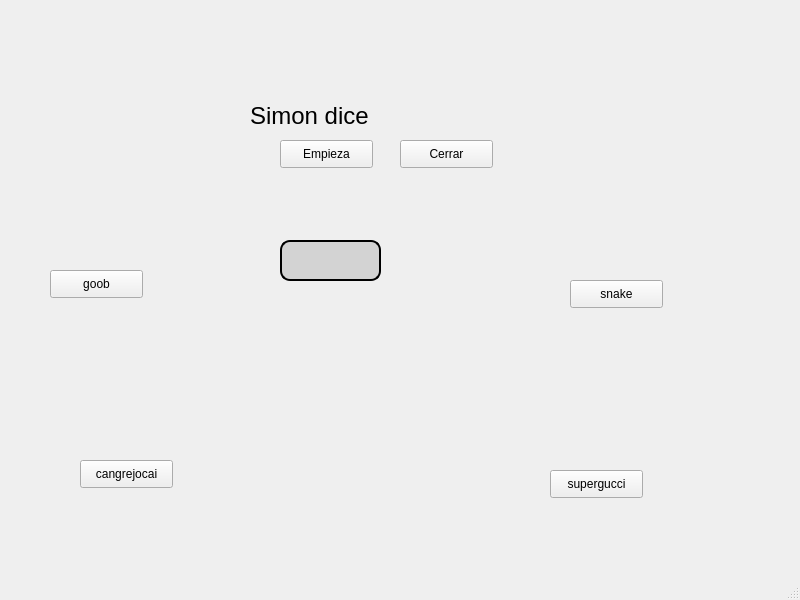
<?xml version="1.0" encoding="UTF-8"?>
<ui version="4.0">
 <class>MainWindow</class>
 <widget class="QMainWindow" name="MainWindow">
  <property name="geometry">
   <rect>
    <x>0</x>
    <y>0</y>
    <width>800</width>
    <height>600</height>
   </rect>
  </property>
  <property name="windowTitle">
   <string>MainWindow</string>
  </property>
  <widget class="QWidget" name="centralwidget">
   <widget class="QLabel" name="logoUat">
    <property name="geometry">
     <rect>
      <x>510</x>
      <y>20</y>
      <width>251</width>
      <height>131</height>
     </rect>
    </property>
    <property name="styleSheet">
     <string notr="true">image: url(:/WEBOTE/editorialtelevisa.brightspotcdn.jpg);</string>
    </property>
    <property name="text">
     <string/>
    </property>
    <property name="pixmap">
     <pixmap resource="sisas.qrc">:/sisas/Siglas-UAT.png</pixmap>
    </property>
    <property name="scaledContents">
     <bool>true</bool>
    </property>
   </widget>
   <widget class="QLabel" name="snakelabel">
    <property name="geometry">
     <rect>
      <x>530</x>
      <y>160</y>
      <width>151</width>
      <height>111</height>
     </rect>
    </property>
    <property name="styleSheet">
     <string notr="true">image: url(:/WEBOTE/Captura de pantalla 2025-02-11 152956.png);</string>
    </property>
    <property name="text">
     <string/>
    </property>
    <property name="pixmap">
     <pixmap resource="sisas.qrc">:/sisas/Snake.jpg</pixmap>
    </property>
    <property name="scaledContents">
     <bool>true</bool>
    </property>
   </widget>
   <widget class="QLabel" name="fiuatlabel">
    <property name="geometry">
     <rect>
      <x>30</x>
      <y>10</y>
      <width>191</width>
      <height>81</height>
     </rect>
    </property>
    <property name="text">
     <string/>
    </property>
    <property name="pixmap">
     <pixmap>fiuat-2024.png</pixmap>
    </property>
    <property name="scaledContents">
     <bool>true</bool>
    </property>
   </widget>
   <widget class="QLabel" name="cangrejocailabel">
    <property name="geometry">
     <rect>
      <x>70</x>
      <y>350</y>
      <width>111</width>
      <height>101</height>
     </rect>
    </property>
    <property name="text">
     <string/>
    </property>
    <property name="pixmap">
     <pixmap resource="sisas.qrc">:/sisas/cangrejocai.jpg</pixmap>
    </property>
    <property name="scaledContents">
     <bool>true</bool>
    </property>
   </widget>
   <widget class="QLabel" name="gooblabel">
    <property name="geometry">
     <rect>
      <x>40</x>
      <y>150</y>
      <width>111</width>
      <height>111</height>
     </rect>
    </property>
    <property name="text">
     <string/>
    </property>
    <property name="pixmap">
     <pixmap resource="sisas.qrc">:/sisas/goob.jpg</pixmap>
    </property>
    <property name="scaledContents">
     <bool>true</bool>
    </property>
   </widget>
   <widget class="QLabel" name="superguccilabel">
    <property name="geometry">
     <rect>
      <x>540</x>
      <y>350</y>
      <width>111</width>
      <height>111</height>
     </rect>
    </property>
    <property name="text">
     <string/>
    </property>
    <property name="pixmap">
     <pixmap resource="sisas.qrc">:/sisas/supergucci.jpg</pixmap>
    </property>
    <property name="scaledContents">
     <bool>true</bool>
    </property>
   </widget>
   <widget class="QPushButton" name="superguccibutton">
    <property name="geometry">
     <rect>
      <x>550</x>
      <y>470</y>
      <width>93</width>
      <height>28</height>
     </rect>
    </property>
    <property name="text">
     <string>supergucci</string>
    </property>
   </widget>
   <widget class="QPushButton" name="cangrejocaibutton">
    <property name="geometry">
     <rect>
      <x>80</x>
      <y>460</y>
      <width>93</width>
      <height>28</height>
     </rect>
    </property>
    <property name="text">
     <string>cangrejocai</string>
    </property>
   </widget>
   <widget class="QPushButton" name="goobbutton">
    <property name="geometry">
     <rect>
      <x>50</x>
      <y>270</y>
      <width>93</width>
      <height>28</height>
     </rect>
    </property>
    <property name="text">
     <string>goob</string>
    </property>
   </widget>
   <widget class="QPushButton" name="snakebutton">
    <property name="geometry">
     <rect>
      <x>570</x>
      <y>280</y>
      <width>93</width>
      <height>28</height>
     </rect>
    </property>
    <property name="text">
     <string>snake</string>
    </property>
   </widget>
   <widget class="QLabel" name="simondicelabel">
    <property name="geometry">
     <rect>
      <x>250</x>
      <y>80</y>
      <width>171</width>
      <height>71</height>
     </rect>
    </property>
    <property name="font">
     <font>
      <pointsize>18</pointsize>
     </font>
    </property>
    <property name="text">
     <string>Simon dice</string>
    </property>
   </widget>
   <widget class="QLabel" name="escogeestelabel">
    <property name="geometry">
     <rect>
      <x>280</x>
      <y>240</y>
      <width>101</width>
      <height>41</height>
     </rect>
    </property>
    <property name="styleSheet">
     <string notr="true">QLabel {
    border: 2px solid black;
    border-radius: 10px;
    padding: 5px;
    background-color: lightgray;
}
</string>
    </property>
    <property name="text">
     <string/>
    </property>
   </widget>
   <widget class="QPushButton" name="empezarbutton">
    <property name="geometry">
     <rect>
      <x>280</x>
      <y>140</y>
      <width>93</width>
      <height>28</height>
     </rect>
    </property>
    <property name="text">
     <string>Empieza</string>
    </property>
   </widget>
   <widget class="QPushButton" name="cerrarbutton">
    <property name="geometry">
     <rect>
      <x>400</x>
      <y>140</y>
      <width>93</width>
      <height>28</height>
     </rect>
    </property>
    <property name="text">
     <string>Cerrar</string>
    </property>
   </widget>
  </widget>
  <widget class="QMenuBar" name="menubar">
   <property name="geometry">
    <rect>
     <x>0</x>
     <y>0</y>
     <width>800</width>
     <height>26</height>
    </rect>
   </property>
  </widget>
  <widget class="QStatusBar" name="statusbar"/>
 </widget>
 <resources>
  <include location="sisas.qrc"/>
 </resources>
 <connections/>
</ui>
